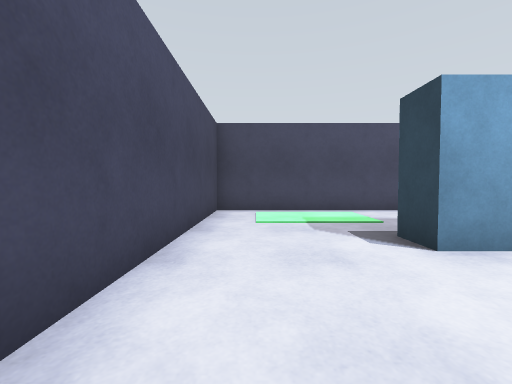
view 1 (above)

17 first-person views from a walk through a world built for the Gazebo simulator. The camera is 0.94 m above the floor, tilts 2° down and sees 90° across. The floor is counted in squares, 1 m on a side. Each view is taken from the middle of a square. On the plan, view 1 faces up. The plan holds only what a view shows up to about 10 squares ahead; the rest is blank.

view 2
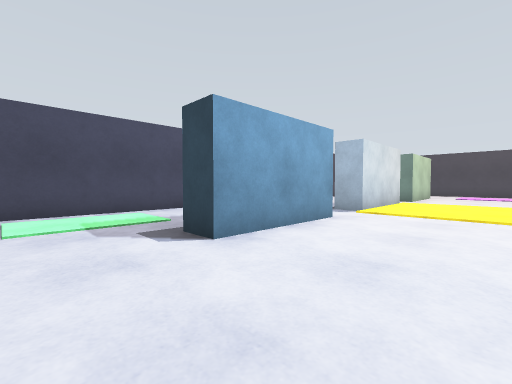

view 3
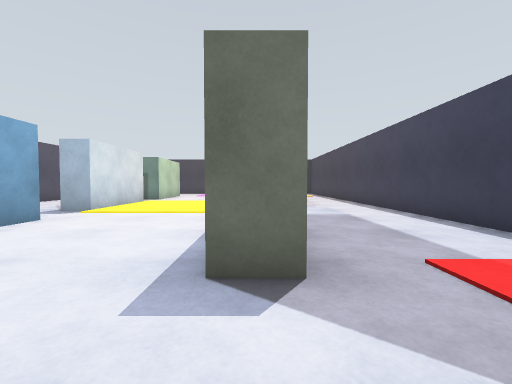

view 4
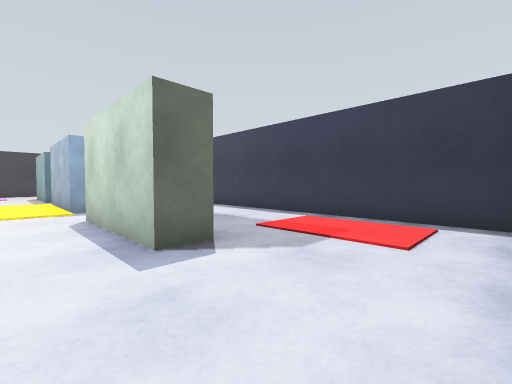

view 5
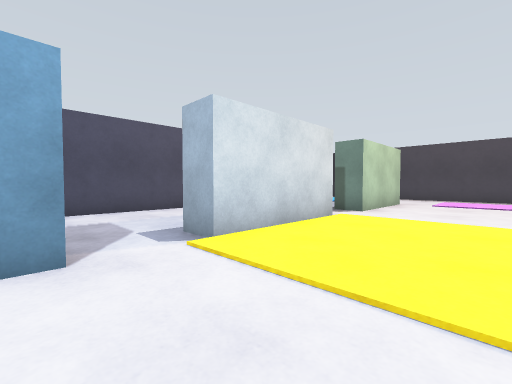

view 6
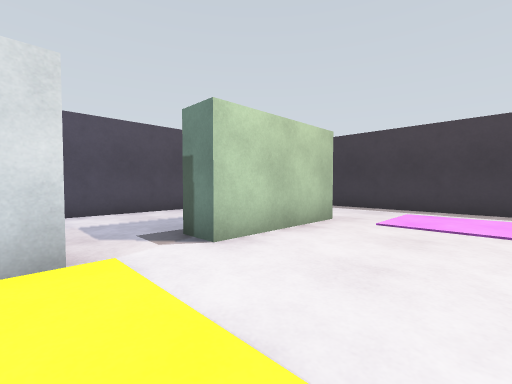

view 7
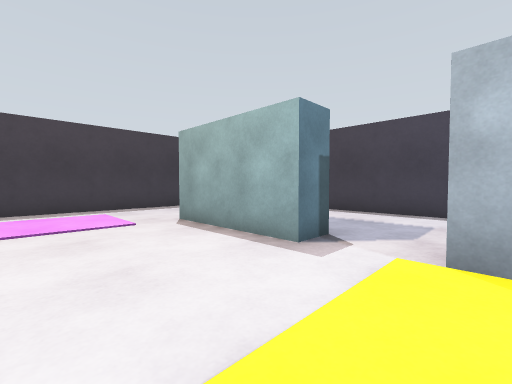

view 8
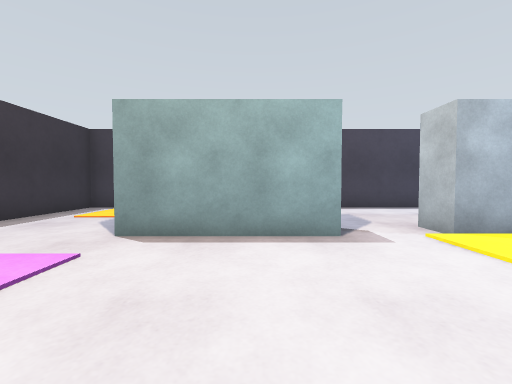

view 9
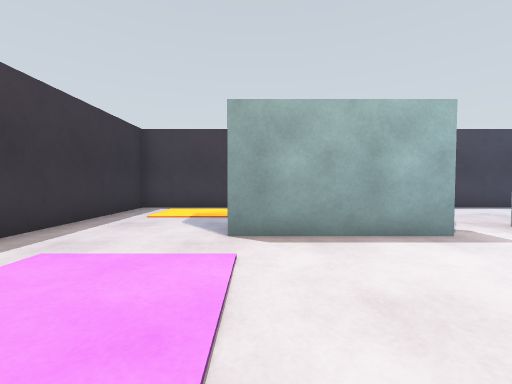

view 10
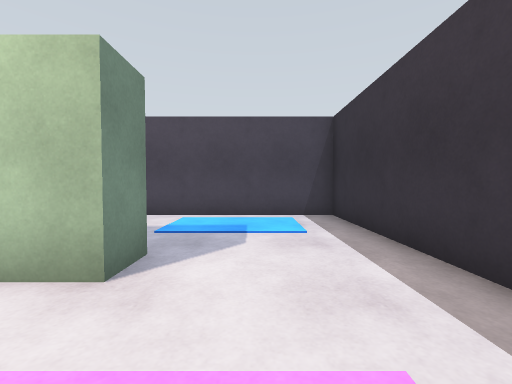

view 11
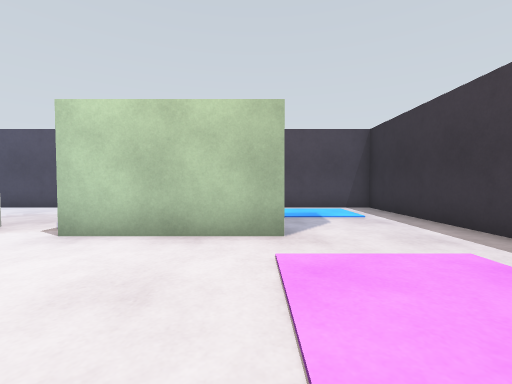

view 12
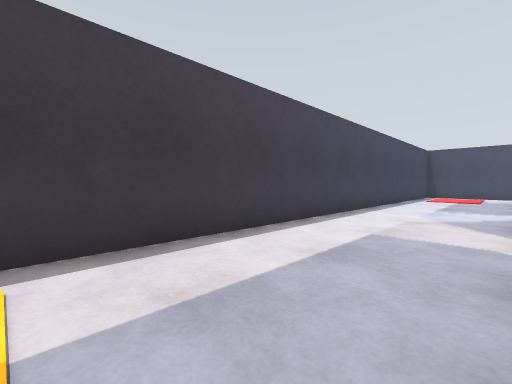

view 13
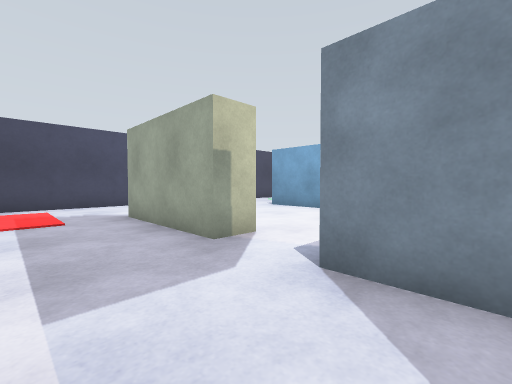

view 14
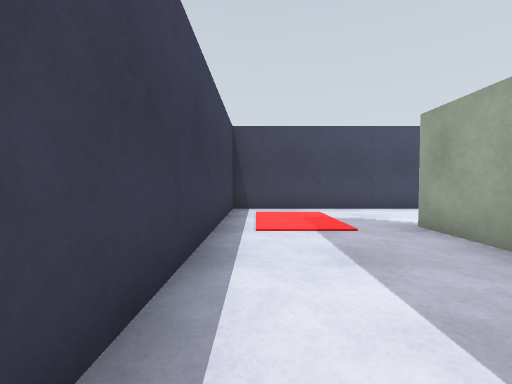

view 15
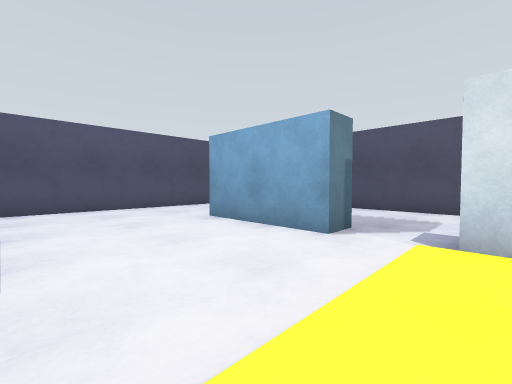

view 16
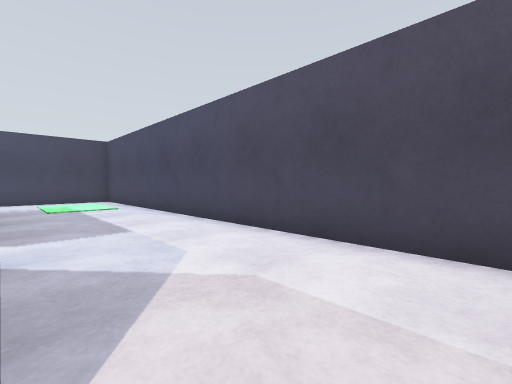

view 17
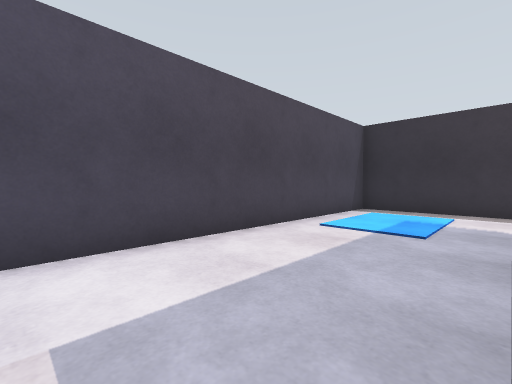

### Floor plan
Points are (right, up) in squares from view 1. A wall is a line through its corners. A room is listed if a view was taken in it or the views show most of it. See-through windows are left out.
Room 1 (views 1, 2, 3, 4, 5, 6, 7, 8, 9, 10, 11, 12, 13, 14, 15, 16, 17)
walls: (8.5, -2) (8.5, -1.5) (12.5, -1.5) (12.5, -2.5); (10.1, -2.5) (8.5, -2.5); (12.6, 3.5) (8.5, 3.5) (8.5, 4.5); (6.5, -1.5) (6.5, -2.5) (2.5, -2.5) (2.5, -1.5) (6.5, -1.5); (6.5, 4.6) (6.5, 3.5) (2.5, 3.5) (2.5, 4.5); (14.5, -2.6) (14.5, -1.5) (18.5, -1.5); (18.5, 4.5) (18.5, 3.5) (14.5, 3.5) (14.5, 4.5); (-1.3, -6.8) (22.4, -6.8) (22.4, 8.8) (-1.3, 8.8) (-1.3, -6.8)

Where each view was taken, in squares from view 1:
view 1: 0 up, 0 right, facing up
view 2: 0 up, 0 right, facing up-right
view 3: 2 down, 0 right, facing right
view 4: 0 up, 1 left, facing down-right
view 5: 0 up, 6 right, facing up-right
view 6: 0 up, 12 right, facing up-right
view 7: 2 up, 12 right, facing down-right
view 8: 3 up, 16 right, facing down
view 9: 3 up, 18 right, facing down
view 10: 1 up, 20 right, facing up
view 11: 1 down, 18 right, facing up
view 12: 3 down, 18 right, facing down-left
view 13: 5 down, 10 right, facing up-left
view 14: 6 down, 8 right, facing left
view 15: 1 down, 9 right, facing up-left
view 16: 5 up, 13 right, facing up-left
view 17: 5 up, 13 right, facing up-right
